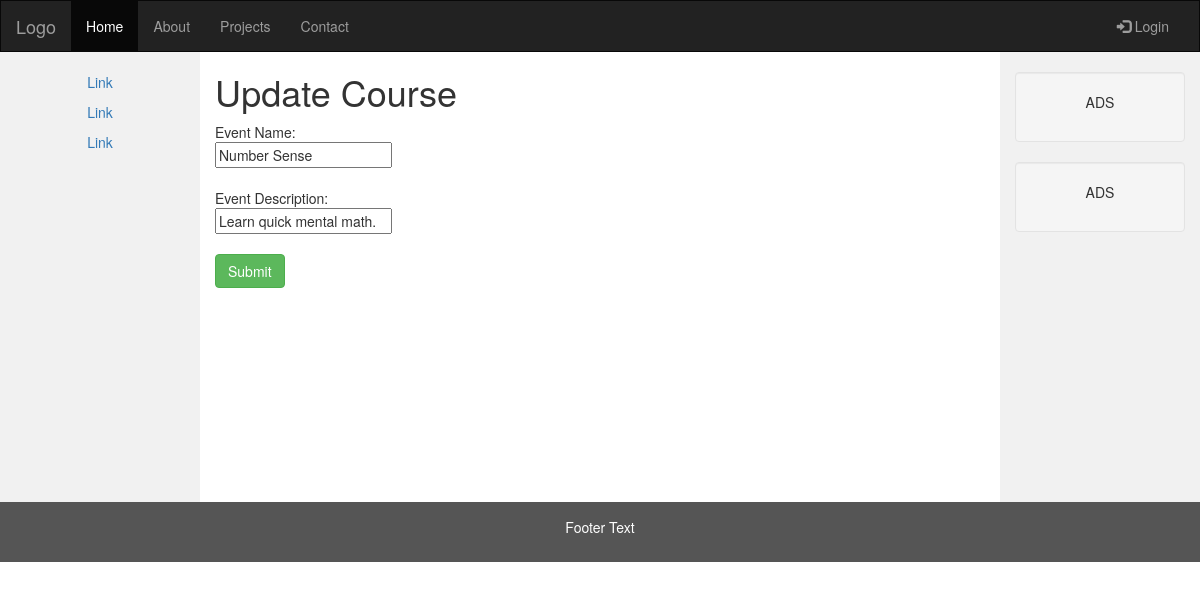
Page /courses/update/1 on the earlier database version.
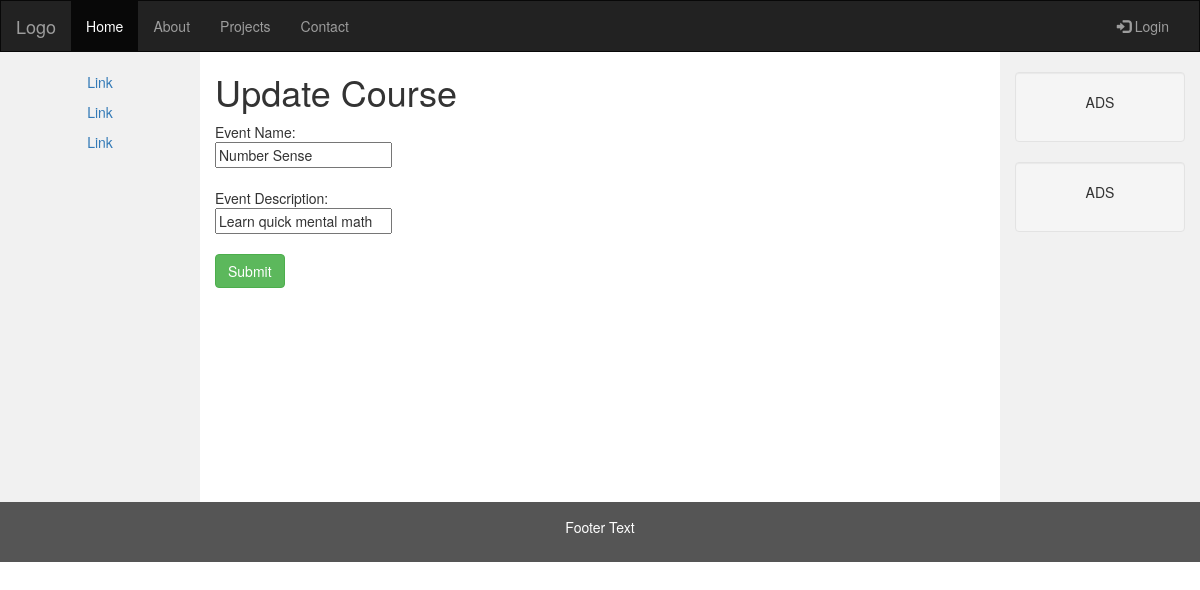
Same page on the later database version.
### students/models.py (models this page shows)
class EventsTb(models.Model):
  EventName = models.CharField(max_length=255)
  EventDesc = models.CharField(max_length=500)

### students/views.py (the view)
# urls.py: path('update/<int:id>', views.update, name='update'),
def update(request, id):
  mycourse = EventsTb.objects.get(id=id)
  template = loader.get_template('update.html')
  context = {
    'mycourse': mycourse,
  }
  return HttpResponse(template.render(context, request))

### students/templates/update.html (shortened to what this page needs)
<!DOCTYPE html>
<html lang="en">
<head>
    <link rel="stylesheet" href="https://maxcdn.bootstrapcdn.com/bootstrap/3.4.1/css/bootstrap.min.css">
</head>
<body>
    <nav class="navbar navbar-inverse">
        <div class="container-fluid">
            <div class="navbar-header">
                <a class="navbar-brand" href="#">Logo</a>
            </div>
            <div class="collapse navbar-collapse" id="myNavbar">
                <ul class="nav navbar-nav">
                    <li class="active"><a href="#">Home</a></li>
                    <li><a href="#">About</a></li>
                    <li><a href="#">Projects</a></li>
                    <li><a href="#">Contact</a></li>
                </ul>
                <ul class="nav navbar-nav navbar-right">
                    <li><a href="#"><span class="glyphicon glyphicon-log-in"></span> Login</a></li>
                </ul>
            </div>
        </div>
    </nav>
    <div class="container-fluid text-center">
        <div class="row content">
            <div class="col-sm-2 sidenav">
                <p><a href="#">Link</a></p>
                <p><a href="#">Link</a></p>
                <p><a href="#">Link</a></p>
            </div>
            <div class="col-sm-8 text-left">
                <h1>Update Course</h1>
                <form action="updatecourse/{{ mycourse.id }}" method="post">
                Event Name:<br>
                <input name="txtEventName" value="{{ mycourse.EventName }}">
                <br><br>
                Event Description:<br>
                <input name="txtEventDesc" value="{{ mycourse.EventDesc }}">
                <br><br>
                <input type="submit" class="btn btn-success" value="Submit">
                </form>
            </div>
            <div class="col-sm-2 sidenav">
                <div class="well">
                    <p>ADS</p>
                </div>
                <div class="well">
                    <p>ADS</p>
                </div>
            </div>
        </div>
    </div>
    <footer class="container-fluid text-center">
        <p>Footer Text</p>
    </footer>
</body>
</html>

Differences in the rows shown:
changed EventsTb "Number Sense": txtEventDesc "Learn quick mental math." → "Learn quick mental math"
